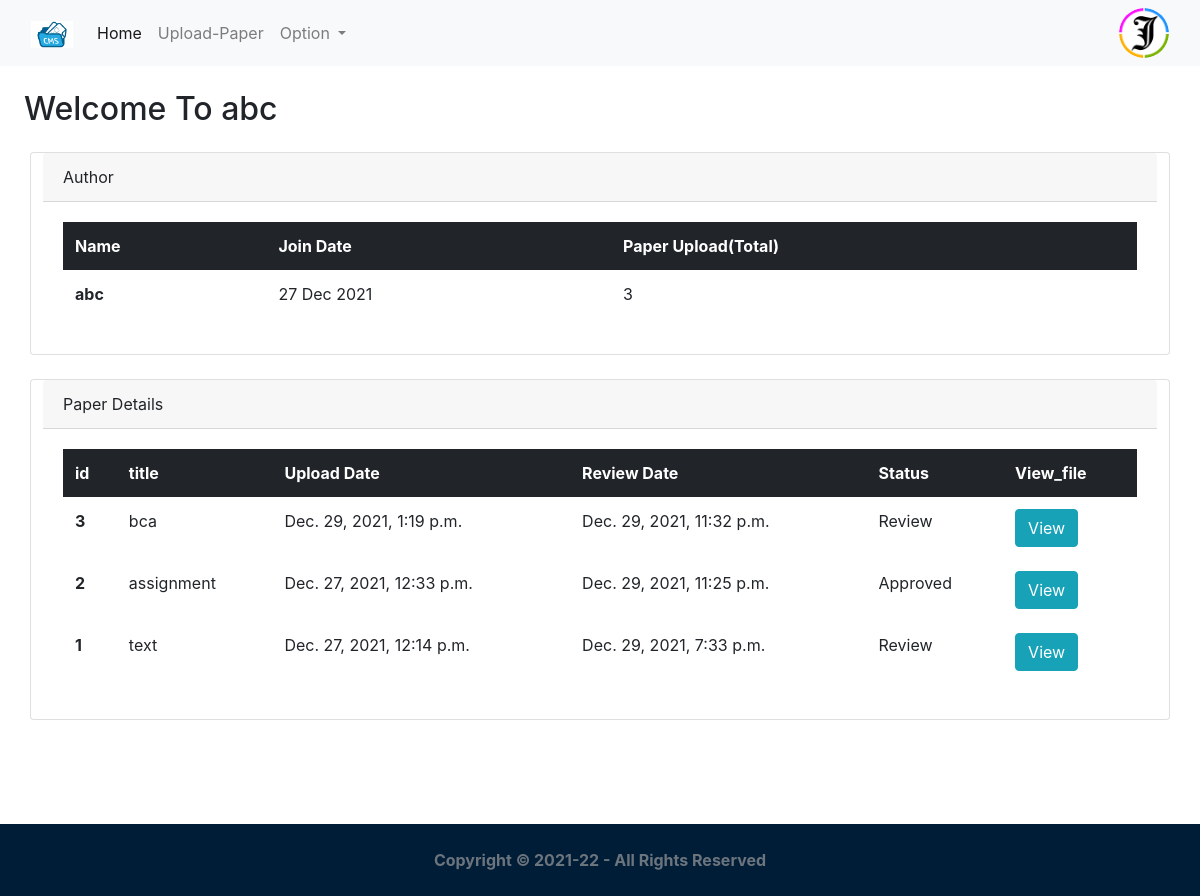
The page /feed/ (signed in) on the database as committed earlier.
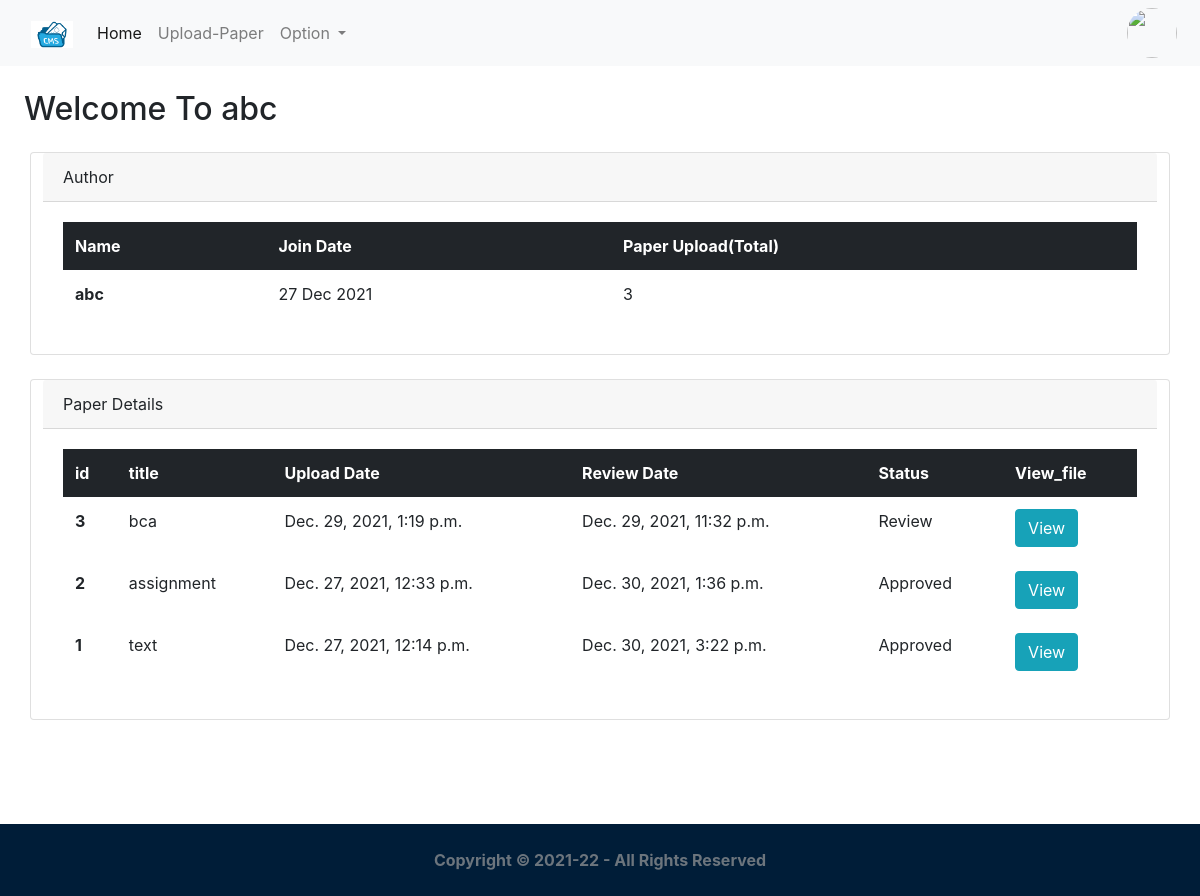
The same page on the database as committed later.
### accounts/models.py (models this page shows, shortened)
class User(AbstractUser):
    picture = models.ImageField(upload_to='profile_pictures', null=True, blank=True)
    full_name = models.CharField(max_length=100, help_text='Help people discover your account by using the name you\'re known by: either your full name, nickname, or business name.')
    email = models.EmailField(unique=True)
    bio = models.TextField(null=True, blank=True, help_text='Provide your personal information, even if the account is used for a business, a pet or something else. This won\'t be a part of your public profile.')
    mobile = models.CharField(max_length=20, null=True, blank=True)
    address = models.CharField(max_length=100,null=True,blank=True)
    city = models.CharField(max_length=50,null=True,blank=True)
    gender = models.CharField(max_length=10, choices=GENDER_CHOICES, null=True, blank=True)
    is_private_account = models.BooleanField(default=False)
    created_on = models.DateTimeField(auto_now_add=True)
    first_name = None
    last_name = None
    username = None
    USERNAME_FIELD = 'email'
    REQUIRED_FIELDS = ['full_name']
    objects = CustomUserManager()

### core/models.py (models this page shows, shortened)
class Paper(models.Model):
	title = models.CharField(max_length=100)
	description = models.CharField(max_length=200)
	status = models.CharField(max_length=30,default='Submitted')
	file = models.FileField(upload_to='author_files/') # taking files from author
	user = models.ForeignKey(User, on_delete=models.CASCADE)
	created_on = models.DateTimeField(auto_now_add=True)
	updated_on = models.DateTimeField(null=True)
	class Meta:
		ordering = ['-created_on']

### core/views.py (the view)
# urls.py: 2. Add a URL to urlpatterns:  path('', Home.as_view(), name='home')
class Home(View):
	template_name='core/feed.html'
	template_name1='core/reviewer.html'
	def get(self,request):
		if Reviewer.objects.filter(user=request.user).exists():
			obj=PaperAssign.objects.filter(review=request.user.reviewer.id)
			pp=obj.exists()
			if pp:
				obj=PaperAssign.objects.filter(review=request.user.reviewer.id)
				result=PaperAssign.objects.filter(Q(review=request.user.reviewer.id) & Q(is_review=False)).values_list('is_review',flat=True).aggregate(total=Count('is_review'))
				obj1=request.user.reviewer.assigned_paper.select_related('assign_paper').annotate(paper=F('assign_paper')).values_list('paper',flat=True)
				context={'mylist': zip(obj, obj1),'result':result}
				return render(request,self.template_name1,context)
			messages.error(request,"No Any Paper Assigned !",extra_tags="error")
			return render(request,self.template_name1)
		else:
			p=Paper.objects.filter(user=request.user).exists()
			if p:
				obj=Paper.objects.filter(user=request.user).all()
				obj1=Paper.objects.filter(user=request.user).aggregate(total_paper=Count('user'))
				context={'obj':obj,'obj1':obj1}
				return render(request,self.template_name,context)
			messages.error(request,"No Any Document Uploaded !",extra_tags="error")
			return render(request,self.template_name)

### core/templates/core/feed.html (shortened to what this page needs)
{% extends 'core/base.html' %}
{% load static %}
{% block content %}
<h2 class="m-4">Welcome To {{request.user.full_name}}</h2>
<div class="container">
    <div class="row my-4">
        <div class="card">
          <div class="card-header">
            Author
          </div>
          <div class="card-body">
            <table class="table  table-borderless">
              <thead class="table-dark">
                <tr>
                  <th scope="col">Name</th>
                  <th scope="col">Join Date</th>
                  <th scope="col">Paper Upload(Total)</th>
                </tr>
              </thead>
              <tbody>
                <tr>
                  <th scope="row">{{request.user.full_name}}</th>
                  <td>{{request.user.created_on|date:"d M Y"}}</td>
                  <td>{{obj1.total_paper}}</td>
                </tr>
                </tbody>
            </table>
          </div>
        </div>
    </div>
    <div class="row my-4">
        <div class="card">
          <div class="card-header">
            Paper Details
          </div>
          <div class="card-body">
            <table class="table  table-borderless">
              <thead class="table-dark">
                <tr>
                  <th scope="col">id</th>
                  <th scope="col">title</th>
                  <th scope="col">Upload Date</th>
                  <th scope="col">Review Date</th>
                  <th scope="col">Status</th>
                  <th scope="col">View_file</th>
                </tr>
              </thead>
              <tbody>
                {% for obj in obj %}
                <tr>
                  <th scope="row">{{obj.id}}</th>
                  <td>{{obj.title}}</td>
                  <td>{{obj.created_on}}</td>
                  <td>{{obj.updated_on}}</td>
                  <td>{{obj.status}}</td>
                  <td><a href="{{obj.file.url}}"  target="_blank_" class="btn btn-info">View</a></td>
                </tr>
                {% endfor %}
                </tbody>
            </table>
          </div>
        </div>
    </div>
</div>
<div style="height:10vh;">
    </div>
{% endblock %}

### core/templates/core/base.html (shortened to what this page needs)
{% load static %}
<!doctype html>
<html lang="en">
  <head>
    <link href="https://cdn.jsdelivr.net/npm/bootstrap@5.1.3/dist/css/bootstrap.min.css" rel="stylesheet">
    <link rel="stylesheet" href="https://cdn.jsdelivr.net/npm/bootstrap-icons@1.4.0/font/bootstrap-icons.css">
    <link rel="stylesheet" type="text/css" href="{% static 'styles/bootstrapmin4.css' %}">
  </head>
  <body>
   <nav class="navbar navbar-expand-lg navbar-light bg-light">
  <div class="container-fluid">
    <a class="navbar-brand" href="#"><img alt="Brand" style="max-width:42px;"  src="{% static 'image/img5.png' %}"></a>
    <div class="collapse navbar-collapse" id="navbarSupportedContent">
      <ul class="navbar-nav me-auto mb-2 mb-lg-0">
        <li class="nav-item">
          <a class="nav-link active" aria-current="page" href="{% url 'home_view' %}">Home</a>
        </li>
        <li class="nav-item">
          <a class="nav-link" href="{% url 'upload_paper_view' %}">Upload-Paper</a>
        </li>
        <li class="nav-item dropdown">
          <a class="nav-link dropdown-toggle" href="#" id="navbarDropdown" role="button" data-bs-toggle="dropdown" aria-expanded="false">
            Option
          </a>
        </li>
      </ul>
      <div class="btn-group">
        {% if user.picture %}
                            <img src="{{ user.picture.url }}"  class="rounded-circle z-depth-0 offset-md-2 " style="height: 50px;width: 60px" id="navbarDropdown"  data-bs-toggle="dropdown" aria-expanded="false">
                    {% else %}
                        <img src="https://i.pinimg.com/originals/51/f6/fb/51f6fb256629fc755b8870c801092942.png"  class="rounded-circle z-depth-0 offset-md-2 " style="height: 50px;width: 50px" id="navbarDropdown"  data-bs-toggle="dropdown" aria-expanded="false">
                    {% endif %}
    </div>
  </div>
</nav>
  {% block content %}{% endblock %}
  {% include 'components/footer.html' %}
  </body>
</html>

Rows that differ between the two databases and show on the page:
changed User "abc": picture: picture removed
changed Paper "assignment": updated_on "Dec. 29, 2021, 11:25 p.m." → "Dec. 30, 2021, 1:36 p.m."
changed Paper "text": updated_on "Dec. 29, 2021, 7:33 p.m." → "Dec. 30, 2021, 3:22 p.m."; status "Review" → "Approved"
